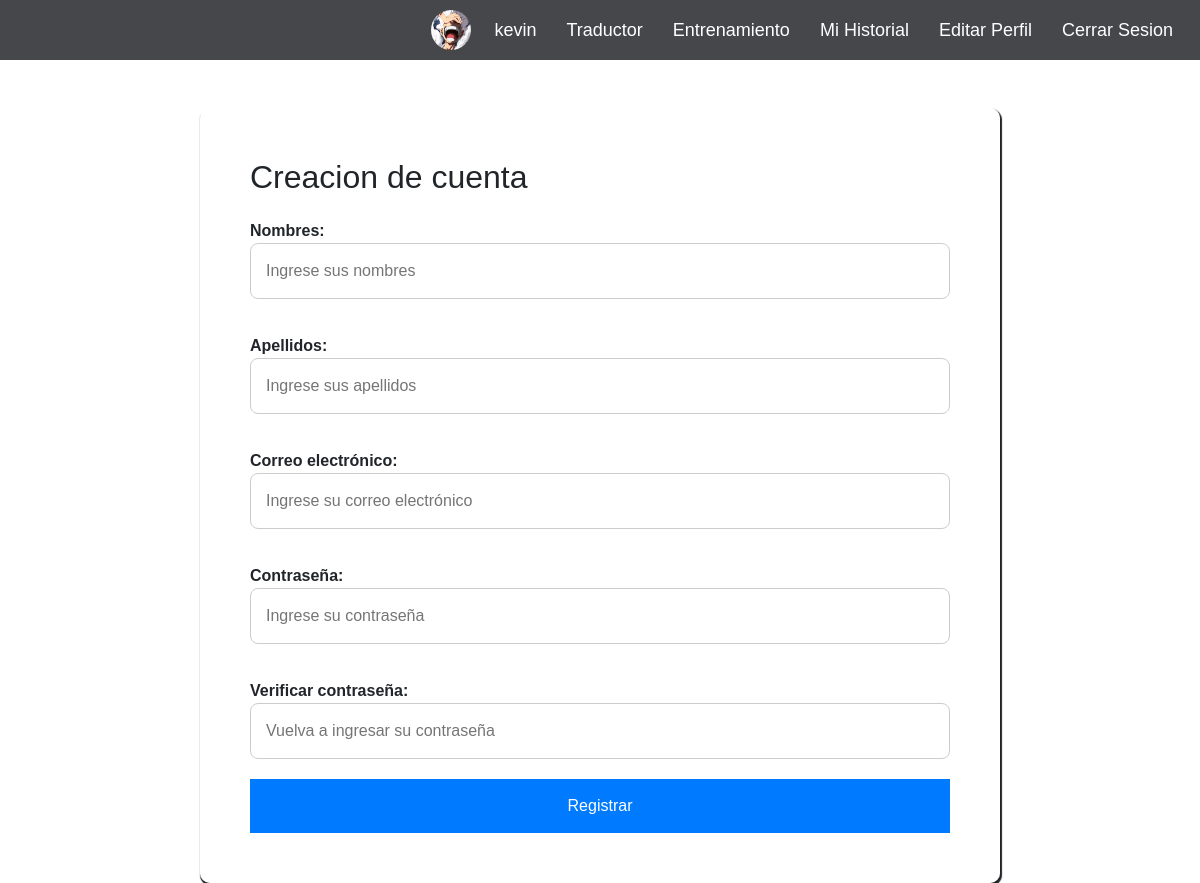
The page /core/registrar/ (signed in) on the database its author committed.
### core/models.py (models this page shows)
class User(AbstractUser):
    image = models.ImageField(
        verbose_name='Archivo de imagen',
        upload_to='users',
        max_length=1024,
        blank=True,
        null=True
    )
    class Meta:
        verbose_name = "Usuario"
        verbose_name_plural = "Usuarios"
    def get_image_url(self):
        return utils.get_image(self.image)

### core/views/account.py (the view)
# urls.py: path('registrar/', account.register, name='registrar'),
def register(request):
    if request.method == 'POST':
        if request.POST.get('password1') == request.POST.get('password2'):
            try:
                new_user_name = generate_unique_username(request.POST.get('nombres'))
                user = User.objects.create_user(username=new_user_name,
                                                first_name=request.POST.get('nombres'),
                                                last_name=request.POST.get('apellidos'),
                                                email=request.POST.get('email'),
                                                password=request.POST.get('password1'))
                user.save()
                user = authenticate(request, username=new_user_name, password=request.POST.get('password1') )
                if user is not None:
                    login(request, user)
                    return redirect('core:inicio')
                else: return HttpResponse("La autenticación falló después de crear el usuario.")
            except IntegrityError:
                return render(request, 'signup.html', {'error': 'Este usuario ya existe.','enlace': 'login', 'options': 'Iniciar sesion'})
            except Exception as e:
                return HttpResponse('Error: {}'.format(str(e)))
        else:
            return render(request, 'signup.html', {'enlace': 'login', 'options': 'Iniciar sesion', 'error': 'Las contraseñas no coinciden.'})
    else:
        return render(request, 'signup.html', {'enlace': 'login', 'options': 'Iniciar sesion'})

### traductor/utils.py (called while the page is built)
def get_image(image):
    if image:
        return '{}{}'.format(settings.MEDIA_URL, image)
    return '/static/img/empty.jpeg'

### templates/signup.html (shortened to what this page needs)
{% extends "Base_form.html" %}
{% block Formulario_content %}
{% load crispy_forms_tags %}
    <div id="container1" class="container">
        <h2>Creacion de cuenta</h2>
        <form method="post" action="{% url 'core:registrar' %}">
            <div class="form-group">
                <label for="email">Nombres:</label>
                <input type="text" id="nombres" name="nombres" placeholder="Ingrese sus nombres" required>
            </div>
            <div class="form-group">
                <label for="password">Apellidos:</label>
                <input type="text" id="apellidos" name="apellidos" placeholder="Ingrese sus apellidos" required>
            </div>
            <div class="form-group">
                <label for="email">Correo electrónico:</label>
                <input type="email" id="email" name="email" placeholder="Ingrese su correo electrónico"  required>
            </div>
            <div class="form-group">
                <label for="password">Contraseña:</label>
                <input type="password" id="password" name="password1" placeholder="Ingrese su contraseña" pattern="(?=.*[a-zA-Z])(?=.*\d).{8,}" title="La contraseña debe tener al menos 8 caracteres, incluir al menos una letra y al menos un número" required>
            </div>
            <div class="form-group">
                <label for="password">Verificar contraseña:</label>
                <input type="password" id="password2" name="password2" placeholder="Vuelva a ingresar su contraseña" pattern="(?=.*[a-zA-Z])(?=.*\d).{8,}" title="La contraseña debe tener al menos 8 caracteres, incluir al menos una letra y al menos un número" required>
            </div>
            <button class="envio" type="submit">Registrar</button>
        </form>
    </div>
{% endblock %}

### templates/Base_form.html (shortened to what this page needs)
<!DOCTYPE html>
<html lang="en">
<head>
    {% load static %}
    <link href="https://cdn.jsdelivr.net/npm/bootstrap@5.3.3/dist/css/bootstrap.min.css" rel="stylesheet"
>
    <link rel="stylesheet" href="{% static 'css/login.css' %}">
    <link rel="stylesheet" href="{% static 'css/inicio.css' %}">
    <link rel="stylesheet" href="{% static 'css/historial.css' %}">
    <link rel="stylesheet" href="{% static 'css/training.css' %}">
    <link href="https://stackpath.bootstrapcdn.com/bootstrap/5.3.0/css/bootstrap.min.css" rel="stylesheet">
    <link href="https://cdn.jsdelivr.net/npm/bootstrap-icons@1.8.0/font/bootstrap-icons.css" rel="stylesheet">
</head>
<body>
        {% if user.is_authenticated %}
        <nav class="">
            <div class="Menu-options">
                <div class="user-info">
                    <img src="{{user.get_image_url}}" alt="Imagen de perfil">
                </div>
                <span class="link-create"> {{user.username}}</span>
                <a href="{% url 'core:inicio' %}" class="link-create">  Traductor </a>
                <a href="{% url 'core:menu_entrenamiento' %}" class="link-create">  Entrenamiento </a>
                <a href="{% url 'core:historial' %}" class="link-create">  Mi Historial</a>
                <a href="{% url 'core:editar' %}" class="link-create">  Editar Perfil</a>
                <a href="{% url 'core:salir' %}" class="link-create">  Cerrar Sesion</a>
            </div>
        </nav>
        {% else %}
            <nav class="">
                <div class="Menu-options">
                    <a href="{% url enlace %}" class="link-create">{{ options }}</a>
                </div>
            </nav>
        {% endif %}
        {% block Formulario_content %}
        {% endblock  %}
</body>
</html>

### static/css/login.css (style rules this page uses)
* { padding: 0; margin: 0; font-family: Arial, Helvetica, sans-serif; }
body { background-color: #FCFCFC; }
.Menu-options { background-color: #45474A; height: 60px; display: flex; align-items: center; justify-content: flex-end; margin-bottom: 4%; }
.Menu-options a { text-decoration: none; }
.link-create { font-size: 18px; margin-right: 2%; color: white; transition: 0.5s; border-radius: 3px; padding: 3px; outline: none; }
#container1 { background-color: rgba(255, 255, 255, 0.5); backdrop-filter: blur(10px); border-radius: 10px; padding: 20px; box-shadow: 1px 2px 1px 1px; max-width: 800px; margin: 0 auto; padding: 50px; }
h2 { font-family: oblique bold 120% cursive; }
form { width: 100%; }
.form-group { margin-bottom: 20px; }
label { margin-top: 15px; font-weight: bold; }
input[type="email"], input[type="text"], input[type="password"],input { width: 100%; padding: 15px; border: 1px solid #ccc; border-radius: 8px; font-size: 16px; }
button { margin-top: 20px; width: 100%; padding: 15px; background-color: #007bff; color: #fff; border: none; border-radius: 8px; cursor: pointer; }

### static/css/inicio.css (style rules this page uses)
.user-info img { width: 40px; height: 40px; border-radius: 50%; margin-right: 20px; }

### rows shown on the page
User: get_image_url (picture), username "kevin"
